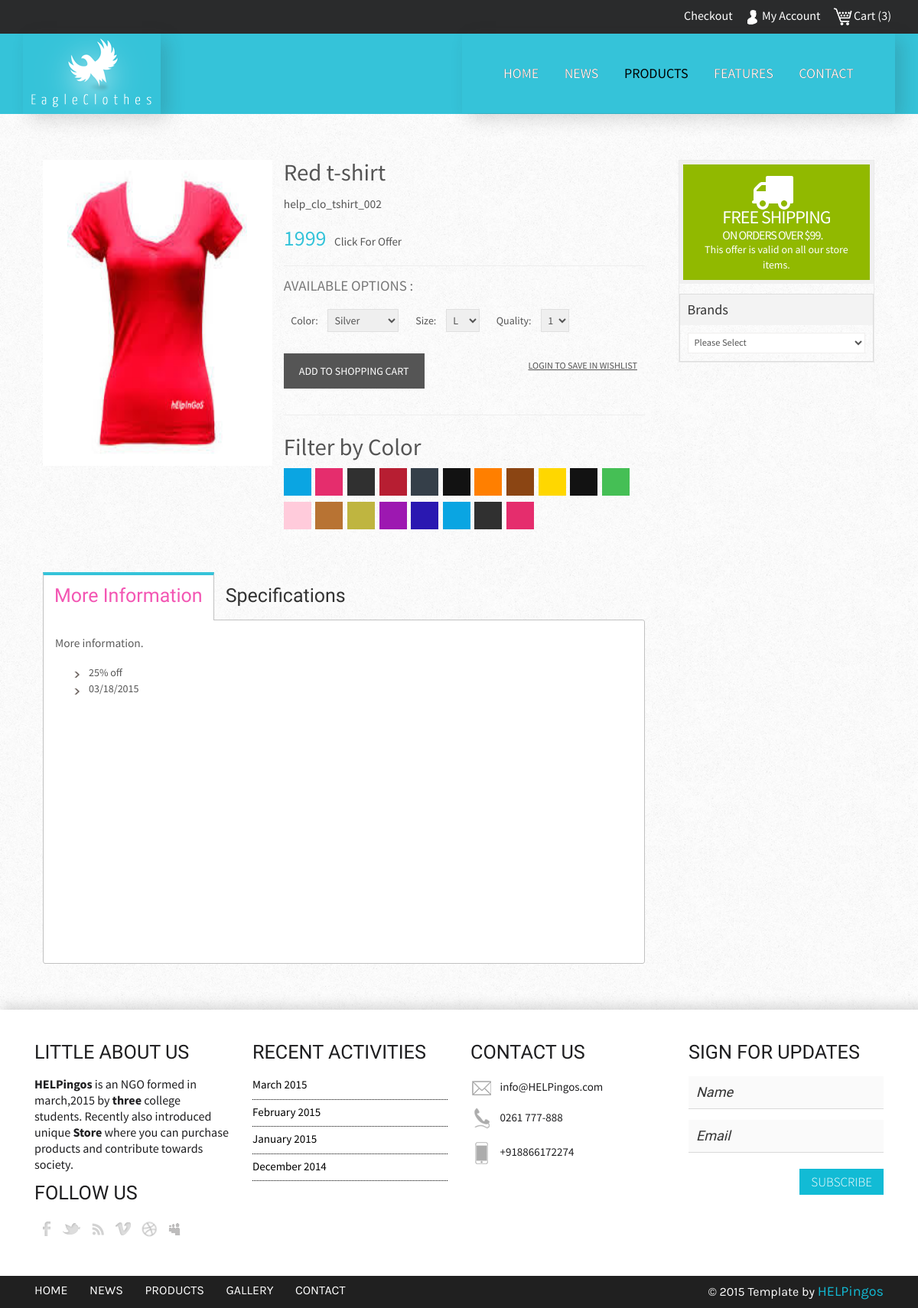
Page /singlesunny.php?product_id=21 on the committed database.
### tables this page shows
CREATE TABLE IF NOT EXISTS `helpingos_product` (
  `Pro_id` int(11) NOT NULL AUTO_INCREMENT,
  `pro_category_id` varchar(50) NOT NULL,
  `pro_name` varchar(100) NOT NULL,
  `pro_code` varchar(100) NOT NULL,
  `pro_gender` varchar(6) NOT NULL,
  `pro_price` float NOT NULL,
  `pro_date` varchar(30) NOT NULL,
  `pro_offer` text NOT NULL,
  `pro_description` text NOT NULL,
  `pro_image` varchar(1000) NOT NULL,
  PRIMARY KEY (`Pro_id`)
);

### singlesunny.php (the view, shortened to what this page needs)
<html>
<head>
<link href="css/bootstrap.css" rel='stylesheet' type='text/css' />
<link href="css/style.css" rel="stylesheet" type="text/css" media="all" />
<link rel="stylesheet" href="css/etalage.css">
<link type="text/css" rel="stylesheet" href="css/easy-responsive-tabs.css" />
</head>
<body>
	<div class="user-desc">
		<div class="container">
			<ul>
				<li><a href="checkout.php">Checkout</a></li>
				<li><i class="user"></i><a href="account.html">My Account</a></li>
				<li><i class="cart"></i><a href="cart.php">Cart (3)</a></li>
			</ul>
		</div>
	</div>
	<div class="header">
		<div class="header-top">
			<div class="container">
				<div class="logo">
					<a href="index.php"><img src="images/logo.png" alt="" /></a>
				</div>
				<div class="top-menu">
					<ul class="cl-effect-15">
						<li><a href="index.php" data-hover="HOME">HOME</a></li>
						<li><a href="404.php" data-hover="NEWS">NEWS</a></li>
						<li><a class="active" href="products.php">PRODUCTS</a></li>
						<li><a href="404.php" data-hover="FEATURES">FEATURES</a></li>
						<li><a href="contact.php" data-hover="CONTACT">CONTACT</a></li>
					</ul>
				</div>
				<div class="clearfix"></div>
			</div>
		</div>
	</div>
	<div class="single">
			<?php
			$conn= mysql_connect("localhost","root","");
				$query= "SELECT * FROM helpingos_product WHERE pro_id='".$_REQUEST['product_id']."'";
				$retval=mysql_query($query,$conn);
					while($product=mysql_fetch_assoc($retval)){
			echo "<div class='left_content'>";
			echo	"<div class='span_1_of_left'>";
			echo		"<div class='grid images_3_of_2'>";
			echo			"<ul id='etalage'>";
			echo				"<li>";
			echo					"<a href=''>";
			echo						"<img class='etalage_thumb_image' src='images/".$product['pro_image']."' class='img-responsive' />";
			echo					"</a>";
			echo				"</li>";
			echo			"</ul>";
			echo		"</div>";
			echo		"<div class='span1_of_1_des'>";
			echo			"<div class='desc1'>";
			echo				"<h3> ".$product['pro_name']." </h3>";
			echo				"<p>".$product['pro_code']."</p>";
			echo				"<h5> ".$product['pro_price']." <a href=''>click for offer</a></h5>";
			?>
								<div class="available">
								<h4>Available Options :</h4>
									<ul>
										<li>Color:
											<select>
											<option>Silver</option>
										</select></li>
										<li>Size:
											<select>
												<option>L</option>
											</select>
										</li>
										<li>Quality:
											<select>
												<option>1</option>
											</select>
										</li>
									</ul>
									<div class="btn_form">
										<form id="cartform" name="cartform" method="post" action="">
											<a href="single.php?page=products&action=add&id=<?php echo $product['Pro_id'] ?>"><input type="submit" name="button" id="button" value="Add to Shopping Cart" /></a>
										</form>
									</div>
									<span class="span_right"><a href="#">login to save in wishlist </a></span>
									<div class="clearfix"></div>
								</div>
								<div class="filter-by-color">
									<h3>Filter by Color</h3>
									<ul class="w_nav2">
										<li><a class="color1" href="#"></a></li>
										<li><a class="color2" href="#"></a></li>
										<li><a class="color3" href="#"></a></li>
										<li><a class="color4" href="#"></a></li>
										<li><a class="color5" href="#"></a></li>
										<li><a class="color10" href="#"></a></li>
										<li><a class="color7" href="#"></a></li>
										<li><a class="color8" href="#"></a></li>
										<li><a class="color9" href="#"></a></li>
										<li><a class="color10" href="#"></a></li>
										<li><a class="color6" href="#"></a></li>
										<li><a class="color13" href="#"></a></li>
										<li><a class="color14" href="#"></a></li>
										<li><a class="color15" href="#"></a></li>
										<li><a class="color16" href="#"></a></li>
										<li><a class="color17" href="#"></a></li>
										<li><a class="color1" href="#"></a></li>
										<li><a class="color3" href="#"></a></li>
										<li><a class="color2" href="#"></a></li>
									</ul>
								</div>
			<?php
			echo			"</div>";
			echo		"</div>";
			echo		"<div class='clearfix'></div>";
			echo	"</div>";
			echo	"<div id='horizontalTab'>";
			echo		"<ul class='resp-tabs-list'>";
			echo			"<li>More Information</li>";
			echo			"<li>Specifications</li>";
			echo		"</ul>";
			echo		"<div class='resp-tabs-container'>";
			echo			"<div class='tab-content'>";
			echo				"<p>More information.</p>";
			echo				"<ul>";
			echo					"<li>".$product['pro_offer']."</li>";
			echo					"<li>".$product['pro_date']."</li>";
			echo				"</ul>";
			echo			"</div>";
			echo		"</div>";
			echo	"</div>";
			echo"</div>";
					}
			?>
			<div class="left_sidebar">
					<div class="sellers">
						<div class="banner-wrap bottom_banner color_link">
							<a href="#" class="main_link">
							<figure><img src="images/delivery.png" alt=""></figure>
							<h5><span>Free Shipping</span><br> on orders over $99.</h5><p>This offer is valid on all our store items.</p></a>
						</div>
						<div class="brands">
							 <h1>Brands</h1>
					  		 <div class="field">
				                 <select class="select1">
				                   <option>Please Select</option>
				                  </select>
				            </div>
			    		</div>
					</div>
				</div>
          	    <div class="clearfix"></div>
		</div>
<?php include('footer.php');?>

### css/etalage.css (style rules this page uses)
#etalage { display: none; }
#etalage .etalage_thumb { background: white url(../images/loading.gif) center no-repeat; }
.etalage, .etalage_thumb, .etalage_thumb_image, .etalage_source_image, .etalage_zoom_preview, .etalage_icon, .etalage_hint { display:none }
.etalage, .etalage ul, .etalage li, .etalage img, .etalage_hint, .etalage_icon, .etalage_description { margin:0; padding:0; border:0; list-style:none }
.etalage, .etalage_magnifier div, .etalage_magnifier div img, .etalage_small_thumbs ul, ul .etalage_small_thumbs li, .etalage_zoom_area div, .etalage_zoom_img { position:relative }
.etalage img, .etalage li { -webkit-user-select:none; -khtml-user-select:none; -moz-user-select:none; -o-user-select:none; user-select:none; -webkit-user-drag:none; -moz-user-drag:none; user-drag:none }
.etalage, .etalage_small_thumbs li { float:left }
.etalage li { position:absolute }
.etalage img { vertical-align:bottom; max-width:none; }
.etalage_thumb_image { width:100% !important; }
.etalage { direction:ltr; }

### css/easy-responsive-tabs.css (style rules this page uses)
﻿ ul.resp-tabs-list, p { margin: 0px; padding: 0px; }
.resp-tabs-list li { font-size: 25px; display: inline-block; padding: 13px 15px; margin: 0; list-style: none; cursor: pointer; float: left; font-weight:400; }
.resp-tabs-container { padding: 0px; background-color: #fff; clear: left; font-size: 14px; }
.resp-tab-content { display: none; padding: 15px; }
.resp-tab-active { border: 1px solid #c1c1c1; margin-bottom: -1px !important; padding: 9px 14px 14px 14px !important; border-bottom: none; background-color: #fff; border-top: 4px solid #35c3d9; color: #f356b3; }
.resp-tab-content { border: 1px solid #c1c1c1; }
.resp-tab-content-active { display: block; }

### rows in the picture
helpingos_product: pro_image (picture), pro_name "Red t-shirt", pro_code "help_clo_tshirt_002", pro_price "1999", pro_offer "25% off", pro_date "03/18/2015"
